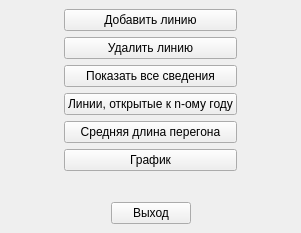
<?xml version="1.0" encoding="UTF-8"?>
<ui version="4.0">
 <class>Window</class>
 <widget class="QMainWindow" name="Window">
  <property name="geometry">
   <rect>
    <x>0</x>
    <y>0</y>
    <width>301</width>
    <height>233</height>
   </rect>
  </property>
  <property name="windowTitle">
   <string>Меню</string>
  </property>
  <widget class="QWidget" name="centralwidget">
   <layout class="QVBoxLayout" name="verticalLayout_2">
    <item>
     <layout class="QHBoxLayout" name="horizontalLayout_2">
      <item>
       <spacer name="horizontalSpacer_3">
        <property name="orientation">
         <enum>Qt::Horizontal</enum>
        </property>
        <property name="sizeHint" stdset="0">
         <size>
          <width>40</width>
          <height>20</height>
         </size>
        </property>
       </spacer>
      </item>
      <item>
       <layout class="QVBoxLayout" name="verticalLayout">
        <item>
         <widget class="QPushButton" name="Add_Line_button">
          <property name="text">
           <string>Добавить линию</string>
          </property>
         </widget>
        </item>
        <item>
         <widget class="QPushButton" name="Delete_Line_button">
          <property name="text">
           <string>Удалить линию</string>
          </property>
         </widget>
        </item>
        <item>
         <widget class="QPushButton" name="Show_Lines_button">
          <property name="text">
           <string>Показать все сведения</string>
          </property>
         </widget>
        </item>
        <item>
         <widget class="QPushButton" name="Lines_by_year_button">
          <property name="text">
           <string>Линии, открытые к n-ому году</string>
          </property>
         </widget>
        </item>
        <item>
         <widget class="QPushButton" name="Average_length_button">
          <property name="text">
           <string>Средняя длина перегона</string>
          </property>
         </widget>
        </item>
        <item>
         <widget class="QPushButton" name="Graphics_button">
          <property name="text">
           <string>График</string>
          </property>
         </widget>
        </item>
       </layout>
      </item>
      <item>
       <spacer name="horizontalSpacer_4">
        <property name="orientation">
         <enum>Qt::Horizontal</enum>
        </property>
        <property name="sizeHint" stdset="0">
         <size>
          <width>40</width>
          <height>20</height>
         </size>
        </property>
       </spacer>
      </item>
     </layout>
    </item>
    <item>
     <spacer name="verticalSpacer">
      <property name="orientation">
       <enum>Qt::Vertical</enum>
      </property>
      <property name="sizeHint" stdset="0">
       <size>
        <width>20</width>
        <height>10</height>
       </size>
      </property>
     </spacer>
    </item>
    <item>
     <layout class="QHBoxLayout" name="horizontalLayout">
      <item>
       <spacer name="horizontalSpacer">
        <property name="orientation">
         <enum>Qt::Horizontal</enum>
        </property>
        <property name="sizeHint" stdset="0">
         <size>
          <width>60</width>
          <height>20</height>
         </size>
        </property>
       </spacer>
      </item>
      <item>
       <widget class="QPushButton" name="Exit_button">
        <property name="text">
         <string>Выход</string>
        </property>
       </widget>
      </item>
      <item>
       <spacer name="horizontalSpacer_2">
        <property name="orientation">
         <enum>Qt::Horizontal</enum>
        </property>
        <property name="sizeHint" stdset="0">
         <size>
          <width>60</width>
          <height>20</height>
         </size>
        </property>
       </spacer>
      </item>
     </layout>
    </item>
   </layout>
  </widget>
 </widget>
 <resources/>
 <connections/>
</ui>
